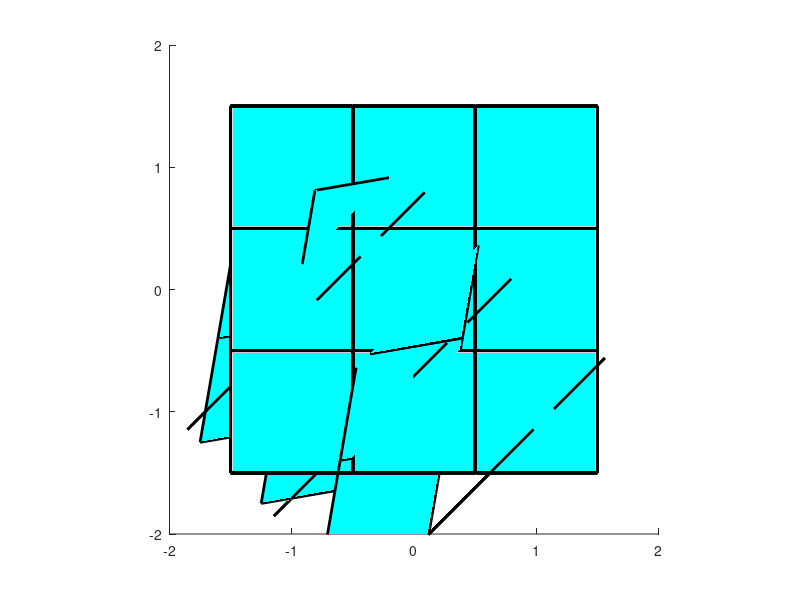

This figure's MATLAB source:


function rotation3Dcube

linecolor='rbgwyc';
x=([0 1 1 0 0 0;1 1 0 0 1 1;1 1 0 0 1 1;0 1 1 0 0 0]-1.5);
y=([0 0 1 1 0 0;0 1 1 0 0 0;0 1 1 0 1 1;0 0 1 1 1 1]-1.5);
z=([0 0 0 0 0 1;0 0 0 0 0 1;1 1 1 1 0 1;1 1 1 1 0 1]-1.5);
axis([-2,2,-2,2,-2,2])
for i=1:2
    for j=0:2
        for k=0:2
            for c=1:6
                xt=x+i;
                yt=y+j;
                zt=z+k;
                t=patch(xt(:,c),yt(:,c),zt(:,c),linecolor(c));
                set(t,'edgecolor','k','linewidth',2)
                axis equal
            end
        end
    end
end
hold on
for b = 0:45:90
    for i=0
        for j=0:2
            for k=0:2
                xt=x+i;
                yt=y+j;
                zt=z+k;
                
                for a=1:6
                    h=patch(xt(:,a),yt(:,a),zt(:,a),linecolor(a));
                    set(h,'edgecolor','k','linewidth',2)
                    axis equal
                    drawnow
                end
                direction = [1 1 0];
                rotate(h,direction,b)
            end
        end
        drawnow
    end
end

%global h
end








